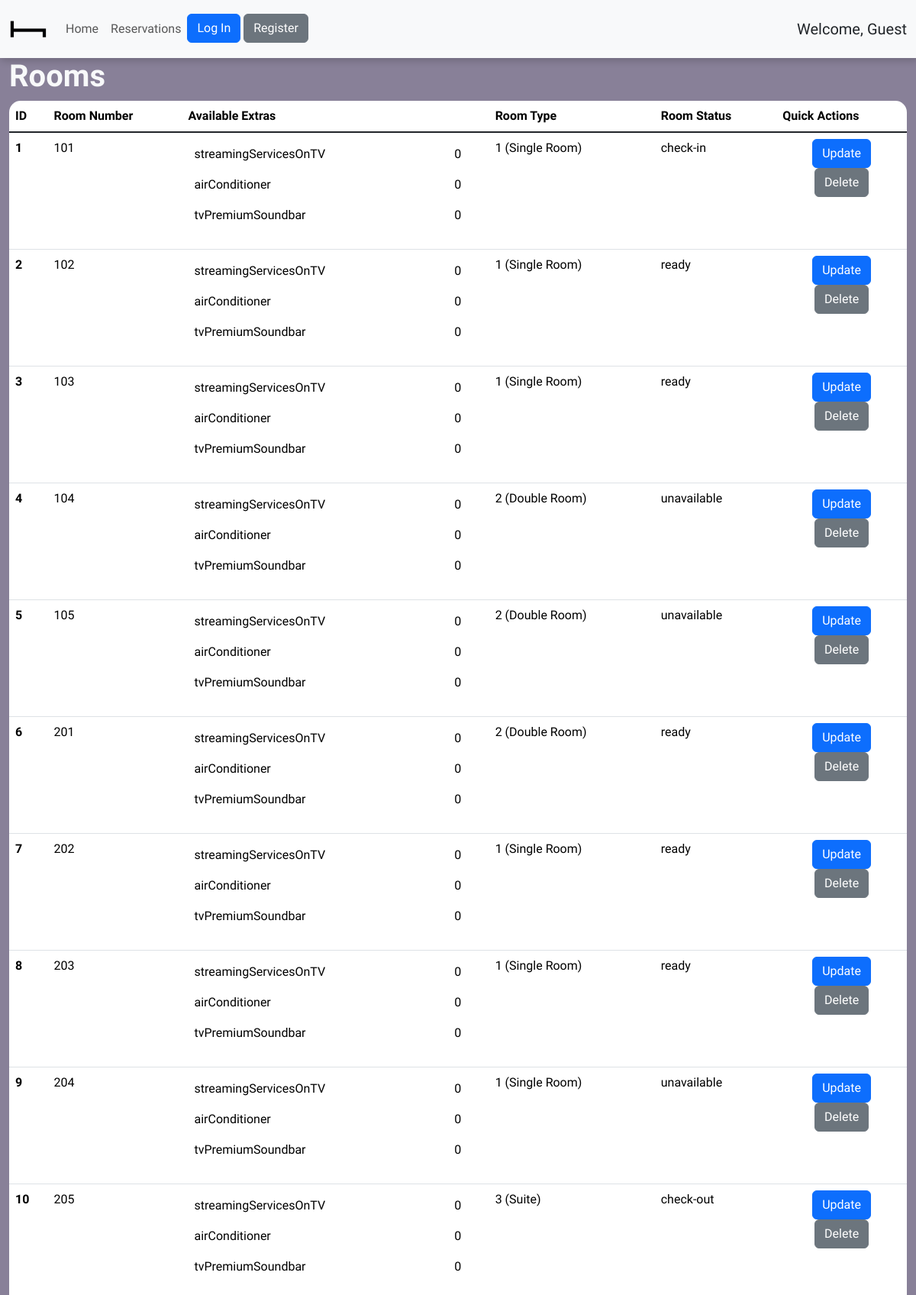
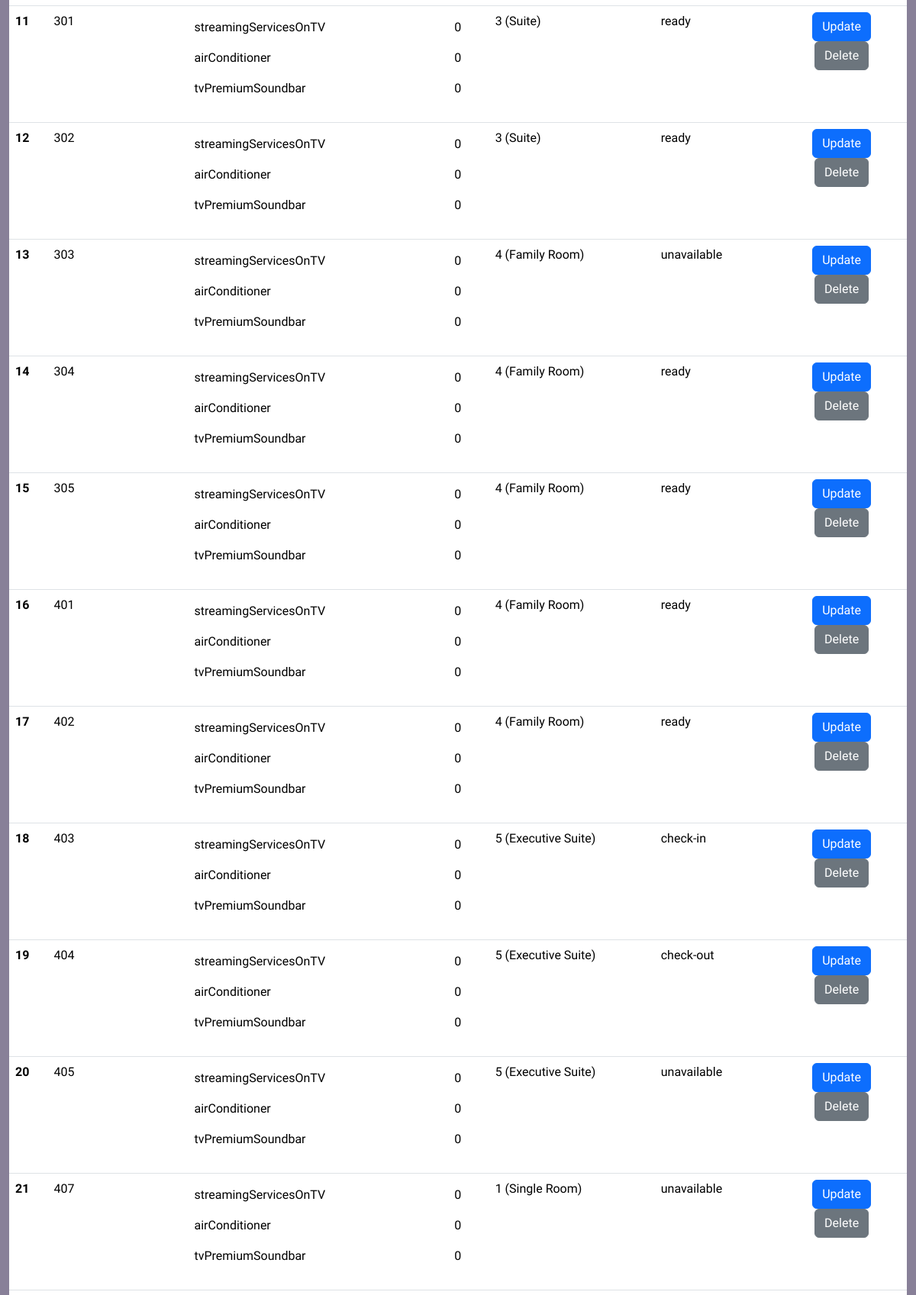
Screenshot of /forms/form_rooms_select.php (upper part) with the database file from the repository (2 pictures, top to bottom).
### tables this page shows
CREATE TABLE `041_rooms` (
  `room_id` int(11) NOT NULL AUTO_INCREMENT,
  `room_number` varchar(5) DEFAULT NULL,
  `room_available_extras` json,
  `room_type` int(11) DEFAULT NULL,
  `room_status` set('ready','check-in','check-out','unavailable') DEFAULT NULL,
  `room_img_main` varchar(255) NOT NULL,
  `room_img_1` varchar(255) NOT NULL,
  `room_img_2` varchar(255) NOT NULL,
  `room_img_3` varchar(255) NOT NULL,
  PRIMARY KEY(`room_id`),
  FOREIGN KEY(`room_type`) REFERENCES `041_room_types`(`type_id`)
);

CREATE TABLE `041_room_types` (
  `type_id` int(11) NOT NULL AUTO_INCREMENT,
  `type_name` varchar(100) DEFAULT NULL,
  `type_price_per_day` decimal(10,2) DEFAULT NULL,
  `type_description` longtext DEFAULT NULL,
  PRIMARY KEY(`type_id`)
);

### db/db_room_type_select.php (called while the page is built)
<?php
include ("../db/db_connection.php");
$sql =
"
SELECT * FROM 041_room_types;
";
$result = mysqli_query($mysqli, $sql);
$room_types  = mysqli_fetch_all($result, MYSQLI_ASSOC);
?>

### db/db_rooms_select_table.php (the view, shortened to what this page needs)
<?php
include("../db/db_connection.php");
$sql =
  "
SELECT * FROM 041_rooms;
";
$result = mysqli_query($mysqli, $sql);
$rooms  = mysqli_fetch_all($result, MYSQLI_ASSOC);
include("../db/db_room_type_select.php");
?>
<div class="table-responsive">
  <table class="table table-responsive table-hover h-100 table-border">
    <thead>
      <tr>
        <th scope="col">ID</th>
        <th scope="col">Room Number</th>
        <th scope="col">Available Extras</th>
        <th scope="col">Room Type</th>
        <th scope="col">Room Status</th>
        <th scope="col">Quick Actions</th>
      </tr>
    </thead>
    <tbody class="table-group-divider">
      <?php
      foreach ($rooms as $room) {
        echo '<tr> <th scope="row">';
        echo $room['room_id'];
        echo "</th> <td>";
        echo $room['room_number'];
        echo "</td> <td>";
        $decode = json_decode($room['room_available_extras']);
        echo "<table class='table table-borderless table-hover '>";
        foreach ($decode as $key => $value) {
          echo "<tr> <td>" . $key . "</td> <td>" . $value[0] . "</td> </tr>";
        }
        echo "</table>";
        echo "</td> <td>";
        echo $room['room_type'];
        echo " (", $room_types[$room['room_type'] - 1]['type_name'], ")";
        echo "</td> <td>";
        echo $room['room_status'];
        echo "</td> <td>";
      ?>
       <div class="d-flex text-center  flex-column align-items-center justify-content-between ">
       <form action="../forms/form_rooms_update.php" method="POST">
          <button class="btn btn-primary">Update</button>
        </form>
        <form action="../forms/form_rooms_delete.php" method="POST">
          <button class="btn btn-secondary">Delete</button>
        </form>
       </div>
      <?php
        echo "</td>";
      }
      ?>
  </table>
</div>

### css/style.css (style rules this page uses)
body { padding: 0; margin: 0; background-color: #888098 !important; font-family: "Gabarito", sans-serif !important; background-repeat: no-repeat; background-attachment: fixed; background-position: center; background-size: cover; z-index: 0 !important; }
.table-border { border-radius: 15px !important; overflow: hidden !important; }
th { text-transform: capitalize; }

### rows the page displays
041_rooms: room_id "1", room_number "101", key "streamingServicesOnTV", value "0", key "airConditioner", key "tvPremiumSoundbar", room_type "1", room_type.type_name "Single Room", room_status "check-in"
041_rooms: room_id "2", room_number "102", key "streamingServicesOnTV", value "0", key "airConditioner", key "tvPremiumSoundbar", room_type "1", room_type.type_name "Single Room", room_status "ready"
041_rooms: room_id "3", room_number "103", key "streamingServicesOnTV", value "0", key "airConditioner", key "tvPremiumSoundbar", room_type "1", room_type.type_name "Single Room", room_status "ready"
041_rooms: room_id "4", room_number "104", key "streamingServicesOnTV", value "0", key "airConditioner", key "tvPremiumSoundbar", room_type "2", room_type.type_name "Double Room", room_status "unavailable"
041_rooms: room_id "5", room_number "105", key "streamingServicesOnTV", value "0", key "airConditioner", key "tvPremiumSoundbar", room_type "2", room_type.type_name "Double Room", room_status "unavailable"
041_rooms: room_id "6", room_number "201", key "streamingServicesOnTV", value "0", key "airConditioner", key "tvPremiumSoundbar", room_type "2", room_type.type_name "Double Room", room_status "ready"
041_rooms: room_id "7", room_number "202", key "streamingServicesOnTV", value "0", key "airConditioner", key "tvPremiumSoundbar", room_type "1", room_type.type_name "Single Room", room_status "ready"
041_rooms: room_id "8", room_number "203", key "streamingServicesOnTV", value "0", key "airConditioner", key "tvPremiumSoundbar", room_type "1", room_type.type_name "Single Room", room_status "ready"
041_rooms: room_id "9", room_number "204", key "streamingServicesOnTV", value "0", key "airConditioner", key "tvPremiumSoundbar", room_type "1", room_type.type_name "Single Room", room_status "unavailable"
041_rooms: room_id "10", room_number "205", key "streamingServicesOnTV", value "0", key "airConditioner", key "tvPremiumSoundbar", room_type "3", room_type.type_name "Suite", room_status "check-out"
041_rooms: room_id "11", room_number "301", key "streamingServicesOnTV", value "0", key "airConditioner", key "tvPremiumSoundbar", room_type "3", room_type.type_name "Suite", room_status "ready"
041_rooms: room_id "12", room_number "302", key "streamingServicesOnTV", value "0", key "airConditioner", key "tvPremiumSoundbar", room_type "3", room_type.type_name "Suite", room_status "ready"
041_rooms: room_id "13", room_number "303", key "streamingServicesOnTV", value "0", key "airConditioner", key "tvPremiumSoundbar", room_type "4", room_type.type_name "Family Room", room_status "unavailable"
041_rooms: room_id "14", room_number "304", key "streamingServicesOnTV", value "0", key "airConditioner", key "tvPremiumSoundbar", room_type "4", room_type.type_name "Family Room", room_status "ready"
041_rooms: room_id "15", room_number "305", key "streamingServicesOnTV", value "0", key "airConditioner", key "tvPremiumSoundbar", room_type "4", room_type.type_name "Family Room", room_status "ready"
041_rooms: room_id "16", room_number "401", key "streamingServicesOnTV", value "0", key "airConditioner", key "tvPremiumSoundbar", room_type "4", room_type.type_name "Family Room", room_status "ready"
041_rooms: room_id "17", room_number "402", key "streamingServicesOnTV", value "0", key "airConditioner", key "tvPremiumSoundbar", room_type "4", room_type.type_name "Family Room", room_status "ready"
041_rooms: room_id "18", room_number "403", key "streamingServicesOnTV", value "0", key "airConditioner", key "tvPremiumSoundbar", room_type "5", room_type.type_name "Executive Suite", room_status "check-in"
041_rooms: room_id "19", room_number "404", key "streamingServicesOnTV", value "0", key "airConditioner", key "tvPremiumSoundbar", room_type "5", room_type.type_name "Executive Suite", room_status "check-out"
041_rooms: room_id "20", room_number "405", key "streamingServicesOnTV", value "0", key "airConditioner", key "tvPremiumSoundbar", room_type "5", room_type.type_name "Executive Suite", room_status "unavailable"
041_rooms: room_id "21", room_number "407", key "streamingServicesOnTV", value "0", key "airConditioner", key "tvPremiumSoundbar", room_type "1", room_type.type_name "Single Room", room_status "unavailable"

### other values shown
$name "Guest"
